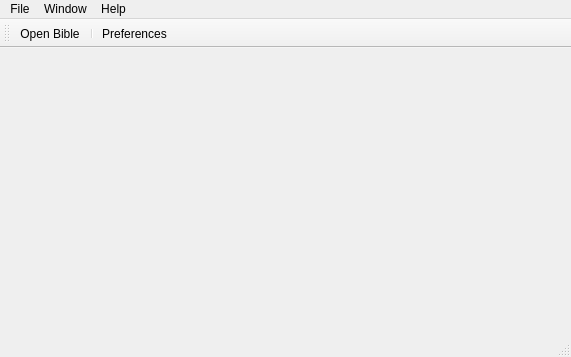
<?xml version="1.0" encoding="UTF-8"?>
<ui version="4.0">
 <class>MainWindow</class>
 <widget class="QMainWindow" name="MainWindow">
  <property name="geometry">
   <rect>
    <x>0</x>
    <y>0</y>
    <width>571</width>
    <height>357</height>
   </rect>
  </property>
  <property name="windowTitle">
   <string>Aletheia</string>
  </property>
  <widget class="QWidget" name="centralWidget"/>
  <widget class="QMenuBar" name="menuBar">
   <property name="geometry">
    <rect>
     <x>0</x>
     <y>0</y>
     <width>571</width>
     <height>25</height>
    </rect>
   </property>
   <widget class="QMenu" name="menuFile">
    <property name="title">
     <string>File</string>
    </property>
    <addaction name="actionPreferences"/>
    <addaction name="separator"/>
    <addaction name="actionExit"/>
   </widget>
   <widget class="QMenu" name="menuHelp">
    <property name="title">
     <string>Help</string>
    </property>
    <addaction name="actionHelp"/>
    <addaction name="separator"/>
    <addaction name="actionAbout_Aletheia"/>
   </widget>
   <widget class="QMenu" name="menuWindow">
    <property name="title">
     <string>Window</string>
    </property>
   </widget>
   <addaction name="menuFile"/>
   <addaction name="menuWindow"/>
   <addaction name="menuHelp"/>
  </widget>
  <widget class="QToolBar" name="mainToolBar">
   <property name="iconSize">
    <size>
     <width>32</width>
     <height>32</height>
    </size>
   </property>
   <property name="toolButtonStyle">
    <enum>Qt::ToolButtonTextUnderIcon</enum>
   </property>
   <attribute name="toolBarArea">
    <enum>TopToolBarArea</enum>
   </attribute>
   <attribute name="toolBarBreak">
    <bool>false</bool>
   </attribute>
   <addaction name="actionOpen_Bible"/>
   <addaction name="separator"/>
   <addaction name="actionPreferences"/>
  </widget>
  <widget class="QStatusBar" name="statusBar"/>
  <action name="actionPreferences">
   <property name="icon">
    <iconset theme="preferences-desktop">
     <normaloff/>
    </iconset>
   </property>
   <property name="text">
    <string>Preferences...</string>
   </property>
  </action>
  <action name="actionExit">
   <property name="icon">
    <iconset theme="application-exit">
     <normaloff/>
    </iconset>
   </property>
   <property name="text">
    <string>E&amp;xit</string>
   </property>
   <property name="shortcut">
    <string>Ctrl+Q</string>
   </property>
  </action>
  <action name="actionHelp">
   <property name="icon">
    <iconset theme="help-contents">
     <normaloff/>
    </iconset>
   </property>
   <property name="text">
    <string>Help</string>
   </property>
   <property name="shortcut">
    <string>F1</string>
   </property>
  </action>
  <action name="actionAbout_Aletheia">
   <property name="icon">
    <iconset theme="help-about">
     <normaloff/>
    </iconset>
   </property>
   <property name="text">
    <string>About Aletheia</string>
   </property>
  </action>
  <action name="actionOpen_Bible">
   <property name="icon">
    <iconset resource="resources.qrc">
     <normaloff>:/aletheia/icons/resources/open_book.png</normaloff>:/aletheia/icons/resources/open_book.png</iconset>
   </property>
   <property name="text">
    <string>Open Bible</string>
   </property>
  </action>
 </widget>
 <layoutdefault spacing="6" margin="11"/>
 <resources>
  <include location="resources.qrc"/>
 </resources>
 <connections>
  <connection>
   <sender>actionExit</sender>
   <signal>triggered()</signal>
   <receiver>MainWindow</receiver>
   <slot>close()</slot>
   <hints>
    <hint type="sourcelabel">
     <x>-1</x>
     <y>-1</y>
    </hint>
    <hint type="destinationlabel">
     <x>199</x>
     <y>149</y>
    </hint>
   </hints>
  </connection>
  <connection>
   <sender>actionPreferences</sender>
   <signal>triggered()</signal>
   <receiver>MainWindow</receiver>
   <slot>showPreferencesDialog()</slot>
   <hints>
    <hint type="sourcelabel">
     <x>-1</x>
     <y>-1</y>
    </hint>
    <hint type="destinationlabel">
     <x>199</x>
     <y>149</y>
    </hint>
   </hints>
  </connection>
  <connection>
   <sender>actionAbout_Aletheia</sender>
   <signal>triggered()</signal>
   <receiver>MainWindow</receiver>
   <slot>showAboutDialog()</slot>
   <hints>
    <hint type="sourcelabel">
     <x>-1</x>
     <y>-1</y>
    </hint>
    <hint type="destinationlabel">
     <x>199</x>
     <y>149</y>
    </hint>
   </hints>
  </connection>
  <connection>
   <sender>actionOpen_Bible</sender>
   <signal>triggered()</signal>
   <receiver>MainWindow</receiver>
   <slot>newBibleWindow()</slot>
   <hints>
    <hint type="sourcelabel">
     <x>-1</x>
     <y>-1</y>
    </hint>
    <hint type="destinationlabel">
     <x>285</x>
     <y>178</y>
    </hint>
   </hints>
  </connection>
 </connections>
 <slots>
  <slot>showPreferencesDialog()</slot>
  <slot>showAboutDialog()</slot>
  <slot>newBibleWindow()</slot>
 </slots>
</ui>
